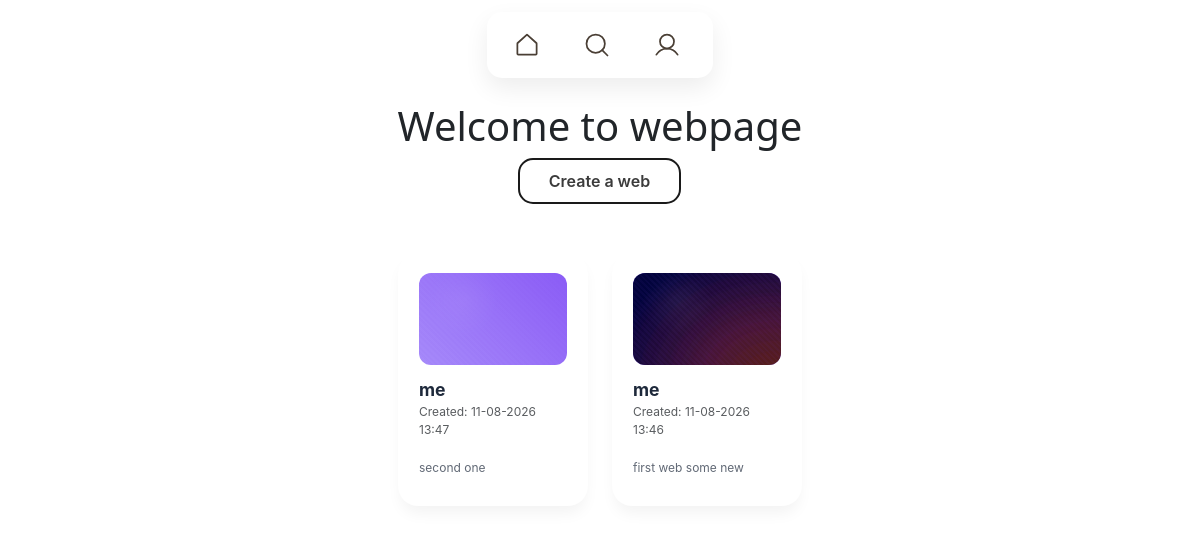
The page /web/ on the database as committed earlier.
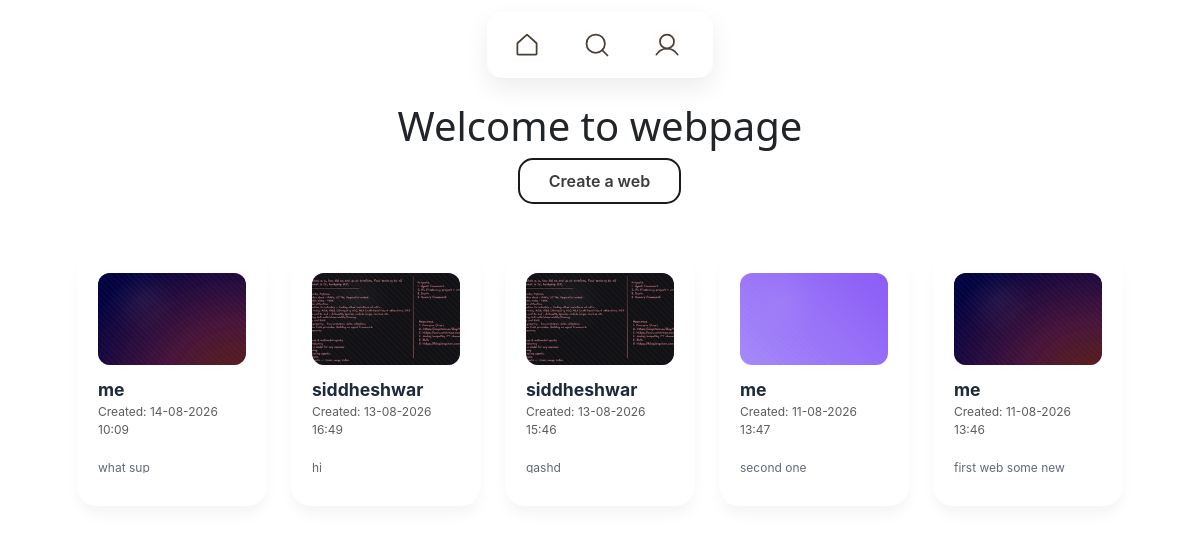
The same page on the database as committed later.
### web/models.py (models this page shows)
class Web(models.Model):
    user = models.ForeignKey( User,on_delete=models.CASCADE)
    text = models.TextField(max_length = 240)
    photo = models.ImageField(upload_to="photos/", blank=True,null=True)
    created = models.DateTimeField(auto_now_add=True)
    updated = models.DateTimeField(auto_now_add=True)

### web/views.py (the view)
# urls.py: path('',views.webpage,name='web_list'),
def web_list(request):
    webs=Web.objects.all().order_by("-created") # listing all the form in page
    return render(request, 'web_list.html',{'webs':webs})  # listing all the web in to this web page

### web/templates/web_list.html (shortened to what this page needs)
{% extends 'base.html' %}
{% load static %}
{% block content %}
  <link rel="stylesheet" href="{% static 'css/card.css' %}" />
  <link rel="stylesheet" href="{% static 'css/button.css' %}" />
  <h1 class="text-center mt-4">Welcome to webpage</h1>
  <div class="mb-5 text-center">
    <a class="uiverse-btn" href="{% url 'web_created' %}">Create a web</a>
  </div>
  <div class="container d-flex flex-wrap gap-4 justify-content-center">
    {% for web in webs %}
      <div class="web-card">
        <div class="web-card__content">
          {% if web.photo %}
            <div class="web-card__image">
              <img src="{{ web.photo.url }}" alt="{{ web.user.username }}" />
            </div>
          {% else %}
            <div class="web-card__image"></div>
          {% endif %}
          <div class="web-card__text">
            <p class="web-card__title">{{ web.user.username }}</p>
            <p class="text-muted" style="font-size: 12px;">Created: {{ web.created|date:'d-m-Y H:i' }}</p>
            <p class="web-card__description">{{ web.text }}</p>
          </div>
        </div>
      </div>
    {% endfor %}
  </div>
{% endblock %}

### templates/base.html (shortened to what this page needs)
{% load static %}
<!DOCTYPE html>
<html lang="en" data-bs-theme="light">
  <head>
    <link href="https://cdn.jsdelivr.net/npm/bootstrap@5.3.8/dist/css/bootstrap.min.css" rel="stylesheet" />
  </head>
  <body>
    <nav class="menu">
      <a href="{% url 'web_list' %}" class="link">
        <span class="link-icon">
        </span>
      </a>
      <a href="#" class="link">
        <span class="link-icon">
        </span>
      </a>
      {% if user.is_authenticated %}
        <a href="{% url 'register' %}" class="link" style="display:none;"></a>
        <span class="link">
          <span class="link-icon">
            <svg xmlns="http://www.w3.org/2000/svg" width="192" height="192" fill="currentColor" viewBox="0 0 256 256">
              <rect width="256" height="256" fill="none"></rect>
              <circle cx="128" cy="96" r="64" fill="none" stroke="currentColor" stroke-miterlimit="10" stroke-width="16"></circle>
              <path d="M30.989,215.99064a112.03731,112.03731,0,0,1,194.02311.002" fill="none" stroke="currentColor" stroke-linecap="round" stroke-linejoin="round" stroke-width="16"></path>
            </svg>
          </span>
          <span class="link-title">
            <form method="post" action="{% url 'logout' %}?next=/web" style="display:inline;">
              {% csrf_token %}
              <button type="submit" style="background:none;border:none;padding:0;font:inherit;color:inherit;cursor:pointer;">Logout</button>
            </form>
          </span>
        </span>
      {% else %}
        <a href="{% url 'login' %}" class="link">
          <span class="link-icon">
          </span>
        </a>
      {% endif %}
    </nav>
    <div class="container">
      {% block content %}{% endblock %}
    </div>
  </body>
</html>

### static/css/card.css (style rules this page uses)
.web-card { --card-bg: #ffffff; --card-accent: #7c3aed; --card-text: #1e293b; --card-shadow: 0 10px 15px -3px rgba(0, 0, 0, 0.05); width: 190px; height: 254px; background: var(--card-bg); border-radius: 20px; position: relative; overflow: hidden; transition: all 0.5s cubic-bezier(0.16, 1, 0.3, 1); box-shadow: var(--card-shadow); border: 1px solid rgba(255, 255, 255, 0.2); font-family: -apple-system, BlinkMacSystemFont, "Segoe UI", Roboto, Oxygen, Ubuntu, Cantarell, sans-serif; }
.web-card__content { padding: 1.25em; height: 100%; box-sizing: border-box; display: flex; flex-direction: column; gap: 0.75em; position: relative; z-index: 2; }
.web-card__image { width: 100%; height: 100px; background: linear-gradient(45deg, #a78bfa, #8b5cf6); border-radius: 12px; transition: all 0.5s cubic-bezier(0.16, 1, 0.3, 1); position: relative; overflow: hidden; }
.web-card__image img { width: 100%; height: 100%; object-fit: cover; display: block; }
.web-card__image::after { content: ""; position: absolute; inset: 0; background: radial-gradient(circle at 30% 30%, rgba(255, 255, 255, 0.1) 0%, transparent 30%), repeating-linear-gradient(45deg, rgba(139, 92, 246, 0.1) 0px, rgba(139, 92, 246, 0.1) 2px, transparent 2px, transparent 4px); opacity: 0.5; pointer-events: none; }
.web-card__text { display: flex; flex-direction: column; gap: 0.25em; overflow: hidden; }
.web-card__title { color: var(--card-text); font-size: 1.1em; margin: 0; font-weight: 700; transition: all 0.3s ease; white-space: nowrap; overflow: hidden; text-overflow: ellipsis; }
.web-card__description { color: var(--card-text); font-size: 0.75em; margin: 0; opacity: 0.7; transition: all 0.3s ease; display: -webkit-box; -webkit-line-clamp: 3; -webkit-box-orient: vertical; overflow: hidden; }

### static/css/button.css (style rules this page uses)
a.uiverse-btn { appearance: none; background-color: transparent; border: 0.125em solid #1A1A1A; border-radius: 0.9375em; box-sizing: border-box; color: #3B3B3B; cursor: pointer; display: inline-block; font-family: -apple-system, BlinkMacSystemFont, "Segoe UI", Helvetica, Arial, sans-serif; font-size: 16px; font-weight: 600; line-height: normal; margin: 0; outline: none; padding: 0.7em 1.8em; text-align: center; text-decoration: none; transition: all 300ms cubic-bezier(.23, 1, 0.32, 1); user-select: none; touch-action: manipulation; will-change: transform; }

### templates/base.html (style rules this page uses)
.menu { padding: 0.5rem; background-color: #fff; position: relative; display: flex; justify-content: center; border-radius: 15px; box-shadow: 0 10px 25px 0 rgba(0, 0, 0, 0.075); margin: 12px auto; width: fit-content; }
.link { display: inline-flex; justify-content: center; align-items: center; width: 70px; height: 50px; border-radius: 8px; position: relative; z-index: 1; overflow: hidden; transform-origin: center left; transition: width 0.2s ease-in; text-decoration: none; color: inherit; }
.link:before { position: absolute; z-index: -1; content: ''; display: block; border-radius: 8px; width: 100%; height: 100%; top: 0; transform: translateX(100%); transition: transform 0.2s ease-in; transform-origin: center right; background-color: #ffddb0; }
.link-icon { width: 28px; height: 28px; display: block; flex-shrink: 0; left: 18px; position: absolute; color: #4a3f35; }
.link-icon svg { width: 28px; height: 28px; }

Rows that differ between the two databases and show on the page:
added Web: photo (picture), user.username "me", created "14-08-2026 10:09", text "what sup"
added Web: photo (picture), user.username "siddheshwar", created "13-08-2026 16:49", text "hi"
added Web: photo (picture), user.username "siddheshwar", created "13-08-2026 15:46", text "qashd"
